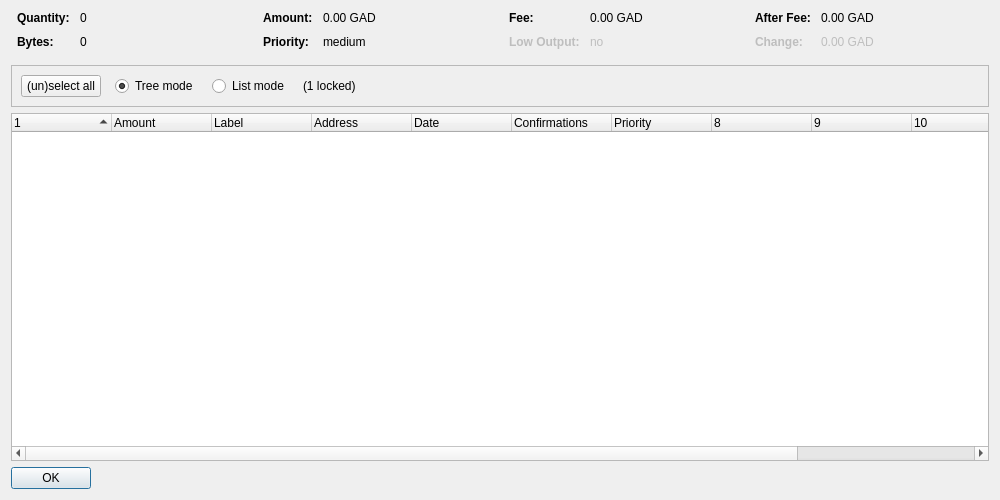
<?xml version="1.0" encoding="UTF-8"?>
<ui version="4.0">
 <class>CoinControlDialog</class>
 <widget class="QDialog" name="CoinControlDialog">
  <property name="geometry">
   <rect>
    <x>0</x>
    <y>0</y>
    <width>1000</width>
    <height>500</height>
   </rect>
  </property>
  <property name="windowTitle">
   <string>Coin Control Address Selection</string>
  </property>
  <layout class="QVBoxLayout" name="verticalLayout">
   <item>
    <layout class="QHBoxLayout" name="horizontalLayoutTop" stretch="0,0,0,0">
     <property name="topMargin">
      <number>0</number>
     </property>
     <property name="bottomMargin">
      <number>10</number>
     </property>
     <item>
      <layout class="QFormLayout" name="formLayoutCoinControl1">
       <property name="horizontalSpacing">
        <number>10</number>
       </property>
       <property name="verticalSpacing">
        <number>10</number>
       </property>
       <property name="leftMargin">
        <number>6</number>
       </property>
       <property name="rightMargin">
        <number>6</number>
       </property>
       <item row="0" column="0">
        <widget class="QLabel" name="labelCoinControlQuantityText">
         <property name="font">
          <font>
           <weight>75</weight>
           <bold>true</bold>
          </font>
         </property>
         <property name="text">
          <string>Quantity:</string>
         </property>
        </widget>
       </item>
       <item row="0" column="1">
        <widget class="QLabel" name="labelCoinControlQuantity">
         <property name="cursor">
          <cursorShape>IBeamCursor</cursorShape>
         </property>
         <property name="contextMenuPolicy">
          <enum>Qt::ActionsContextMenu</enum>
         </property>
         <property name="text">
          <string notr="true">0</string>
         </property>
         <property name="textInteractionFlags">
          <set>Qt::LinksAccessibleByMouse|Qt::TextSelectableByKeyboard|Qt::TextSelectableByMouse</set>
         </property>
        </widget>
       </item>
       <item row="1" column="0">
        <widget class="QLabel" name="labelCoinControlBytesText">
         <property name="font">
          <font>
           <weight>75</weight>
           <bold>true</bold>
          </font>
         </property>
         <property name="text">
          <string>Bytes:</string>
         </property>
        </widget>
       </item>
       <item row="1" column="1">
        <widget class="QLabel" name="labelCoinControlBytes">
         <property name="cursor">
          <cursorShape>IBeamCursor</cursorShape>
         </property>
         <property name="contextMenuPolicy">
          <enum>Qt::ActionsContextMenu</enum>
         </property>
         <property name="text">
          <string notr="true">0</string>
         </property>
         <property name="textInteractionFlags">
          <set>Qt::LinksAccessibleByMouse|Qt::TextSelectableByKeyboard|Qt::TextSelectableByMouse</set>
         </property>
        </widget>
       </item>
      </layout>
     </item>
     <item>
      <layout class="QFormLayout" name="formLayoutCoinControl2">
       <property name="horizontalSpacing">
        <number>10</number>
       </property>
       <property name="verticalSpacing">
        <number>10</number>
       </property>
       <property name="leftMargin">
        <number>6</number>
       </property>
       <property name="rightMargin">
        <number>6</number>
       </property>
       <item row="0" column="0">
        <widget class="QLabel" name="labelCoinControlAmountText">
         <property name="font">
          <font>
           <weight>75</weight>
           <bold>true</bold>
          </font>
         </property>
         <property name="text">
          <string>Amount:</string>
         </property>
        </widget>
       </item>
       <item row="0" column="1">
        <widget class="QLabel" name="labelCoinControlAmount">
         <property name="cursor">
          <cursorShape>IBeamCursor</cursorShape>
         </property>
         <property name="contextMenuPolicy">
          <enum>Qt::ActionsContextMenu</enum>
         </property>
         <property name="text">
          <string notr="true">0.00 GAD</string>
         </property>
         <property name="textInteractionFlags">
          <set>Qt::LinksAccessibleByMouse|Qt::TextSelectableByKeyboard|Qt::TextSelectableByMouse</set>
         </property>
        </widget>
       </item>
       <item row="1" column="0">
        <widget class="QLabel" name="labelCoinControlPriorityText">
         <property name="font">
          <font>
           <weight>75</weight>
           <bold>true</bold>
          </font>
         </property>
         <property name="text">
          <string>Priority:</string>
         </property>
        </widget>
       </item>
       <item row="1" column="1">
        <widget class="QLabel" name="labelCoinControlPriority">
         <property name="cursor">
          <cursorShape>IBeamCursor</cursorShape>
         </property>
         <property name="contextMenuPolicy">
          <enum>Qt::ActionsContextMenu</enum>
         </property>
         <property name="text">
          <string notr="true">medium</string>
         </property>
         <property name="textInteractionFlags">
          <set>Qt::LinksAccessibleByMouse|Qt::TextSelectableByKeyboard|Qt::TextSelectableByMouse</set>
         </property>
        </widget>
       </item>
      </layout>
     </item>
     <item>
      <layout class="QFormLayout" name="formLayoutCoinControl3">
       <property name="horizontalSpacing">
        <number>10</number>
       </property>
       <property name="verticalSpacing">
        <number>10</number>
       </property>
       <property name="leftMargin">
        <number>6</number>
       </property>
       <property name="rightMargin">
        <number>6</number>
       </property>
       <item row="0" column="0">
        <widget class="QLabel" name="labelCoinControlFeeText">
         <property name="font">
          <font>
           <weight>75</weight>
           <bold>true</bold>
          </font>
         </property>
         <property name="text">
          <string>Fee:</string>
         </property>
        </widget>
       </item>
       <item row="0" column="1">
        <widget class="QLabel" name="labelCoinControlFee">
         <property name="cursor">
          <cursorShape>IBeamCursor</cursorShape>
         </property>
         <property name="contextMenuPolicy">
          <enum>Qt::ActionsContextMenu</enum>
         </property>
         <property name="text">
          <string notr="true">0.00 GAD</string>
         </property>
         <property name="textInteractionFlags">
          <set>Qt::LinksAccessibleByMouse|Qt::TextSelectableByKeyboard|Qt::TextSelectableByMouse</set>
         </property>
        </widget>
       </item>
       <item row="1" column="0">
        <widget class="QLabel" name="labelCoinControlLowOutputText">
         <property name="enabled">
          <bool>false</bool>
         </property>
         <property name="font">
          <font>
           <weight>75</weight>
           <bold>true</bold>
          </font>
         </property>
         <property name="text">
          <string>Low Output:</string>
         </property>
        </widget>
       </item>
       <item row="1" column="1">
        <widget class="QLabel" name="labelCoinControlLowOutput">
         <property name="enabled">
          <bool>false</bool>
         </property>
         <property name="cursor">
          <cursorShape>IBeamCursor</cursorShape>
         </property>
         <property name="contextMenuPolicy">
          <enum>Qt::ActionsContextMenu</enum>
         </property>
         <property name="text">
          <string notr="true">no</string>
         </property>
         <property name="textInteractionFlags">
          <set>Qt::LinksAccessibleByMouse|Qt::TextSelectableByKeyboard|Qt::TextSelectableByMouse</set>
         </property>
        </widget>
       </item>
      </layout>
     </item>
     <item>
      <layout class="QFormLayout" name="formLayoutCoinControl4">
       <property name="horizontalSpacing">
        <number>10</number>
       </property>
       <property name="verticalSpacing">
        <number>10</number>
       </property>
       <property name="leftMargin">
        <number>6</number>
       </property>
       <property name="rightMargin">
        <number>6</number>
       </property>
       <item row="0" column="0">
        <widget class="QLabel" name="labelCoinControlAfterFeeText">
         <property name="font">
          <font>
           <weight>75</weight>
           <bold>true</bold>
          </font>
         </property>
         <property name="text">
          <string>After Fee:</string>
         </property>
        </widget>
       </item>
       <item row="0" column="1">
        <widget class="QLabel" name="labelCoinControlAfterFee">
         <property name="cursor">
          <cursorShape>IBeamCursor</cursorShape>
         </property>
         <property name="contextMenuPolicy">
          <enum>Qt::ActionsContextMenu</enum>
         </property>
         <property name="text">
          <string notr="true">0.00 GAD</string>
         </property>
         <property name="textInteractionFlags">
          <set>Qt::LinksAccessibleByMouse|Qt::TextSelectableByKeyboard|Qt::TextSelectableByMouse</set>
         </property>
        </widget>
       </item>
       <item row="1" column="0">
        <widget class="QLabel" name="labelCoinControlChangeText">
         <property name="enabled">
          <bool>false</bool>
         </property>
         <property name="font">
          <font>
           <weight>75</weight>
           <bold>true</bold>
          </font>
         </property>
         <property name="text">
          <string>Change:</string>
         </property>
        </widget>
       </item>
       <item row="1" column="1">
        <widget class="QLabel" name="labelCoinControlChange">
         <property name="enabled">
          <bool>false</bool>
         </property>
         <property name="cursor">
          <cursorShape>IBeamCursor</cursorShape>
         </property>
         <property name="contextMenuPolicy">
          <enum>Qt::ActionsContextMenu</enum>
         </property>
         <property name="text">
          <string notr="true">0.00 GAD</string>
         </property>
         <property name="textInteractionFlags">
          <set>Qt::LinksAccessibleByMouse|Qt::TextSelectableByKeyboard|Qt::TextSelectableByMouse</set>
         </property>
        </widget>
       </item>
      </layout>
     </item>
    </layout>
   </item>
   <item>
    <widget class="QFrame" name="frame">
     <property name="minimumSize">
      <size>
       <width>0</width>
       <height>40</height>
      </size>
     </property>
     <property name="frameShape">
      <enum>QFrame::StyledPanel</enum>
     </property>
     <property name="frameShadow">
      <enum>QFrame::Sunken</enum>
     </property>
     <layout class="QHBoxLayout" name="horizontalLayout">
      <item>
       <layout class="QHBoxLayout" name="horizontalLayoutPanel" stretch="0,0,0,0,0">
        <property name="spacing">
         <number>14</number>
        </property>
        <item>
         <widget class="QPushButton" name="pushButtonSelectAll">
          <property name="sizePolicy">
           <sizepolicy hsizetype="Maximum" vsizetype="Fixed">
            <horstretch>0</horstretch>
            <verstretch>0</verstretch>
           </sizepolicy>
          </property>
          <property name="text">
           <string>(un)select all</string>
          </property>
         </widget>
        </item>
        <item>
         <widget class="QRadioButton" name="radioTreeMode">
          <property name="sizePolicy">
           <sizepolicy hsizetype="Maximum" vsizetype="Fixed">
            <horstretch>0</horstretch>
            <verstretch>0</verstretch>
           </sizepolicy>
          </property>
          <property name="text">
           <string>Tree mode</string>
          </property>
          <property name="checked">
           <bool>true</bool>
          </property>
         </widget>
        </item>
        <item>
         <widget class="QRadioButton" name="radioListMode">
          <property name="sizePolicy">
           <sizepolicy hsizetype="Maximum" vsizetype="Fixed">
            <horstretch>0</horstretch>
            <verstretch>0</verstretch>
           </sizepolicy>
          </property>
          <property name="text">
           <string>List mode</string>
          </property>
         </widget>
        </item>
        <item>
         <widget class="QLabel" name="labelLocked">
          <property name="text">
           <string notr="true">(1 locked)</string>
          </property>
         </widget>
        </item>
        <item>
         <spacer name="horizontalSpacer">
          <property name="orientation">
           <enum>Qt::Horizontal</enum>
          </property>
          <property name="sizeHint" stdset="0">
           <size>
            <width>40</width>
            <height>20</height>
           </size>
          </property>
         </spacer>
        </item>
       </layout>
      </item>
     </layout>
    </widget>
   </item>
   <item>
    <widget class="CoinControlTreeWidget" name="treeWidget">
     <property name="contextMenuPolicy">
      <enum>Qt::CustomContextMenu</enum>
     </property>
     <property name="sortingEnabled">
      <bool>false</bool>
     </property>
     <property name="columnCount">
      <number>12</number>
     </property>
     <attribute name="headerShowSortIndicator" stdset="0">
      <bool>true</bool>
     </attribute>
     <attribute name="headerStretchLastSection">
      <bool>false</bool>
     </attribute>
     <column>
      <property name="text">
       <string/>
      </property>
     </column>
     <column>
      <property name="text">
       <string>Amount</string>
      </property>
     </column>
     <column>
      <property name="text">
       <string notr="true">Label</string>
      </property>
     </column>
     <column>
      <property name="text">
       <string>Address</string>
      </property>
     </column>
     <column>
      <property name="text">
       <string>Date</string>
      </property>
     </column>
     <column>
      <property name="text">
       <string>Confirmations</string>
      </property>
      <property name="toolTip">
       <string>Confirmed</string>
      </property>
     </column>
     <column>
      <property name="text">
       <string>Priority</string>
      </property>
     </column>
     <column>
      <property name="text">
       <string/>
      </property>
     </column>
     <column>
      <property name="text">
       <string/>
      </property>
     </column>
     <column>
      <property name="text">
       <string/>
      </property>
     </column>
     <column>
      <property name="text">
       <string/>
      </property>
     </column>
     <column>
      <property name="text">
       <string/>
      </property>
     </column>
    </widget>
   </item>
   <item>
    <widget class="QDialogButtonBox" name="buttonBox">
     <property name="sizePolicy">
      <sizepolicy hsizetype="Maximum" vsizetype="Fixed">
       <horstretch>0</horstretch>
       <verstretch>0</verstretch>
      </sizepolicy>
     </property>
     <property name="orientation">
      <enum>Qt::Horizontal</enum>
     </property>
     <property name="standardButtons">
      <set>QDialogButtonBox::Ok</set>
     </property>
    </widget>
   </item>
  </layout>
 </widget>
 <customwidgets>
  <customwidget>
   <class>CoinControlTreeWidget</class>
   <extends>QTreeWidget</extends>
   <header>coincontroltreewidget.h</header>
  </customwidget>
 </customwidgets>
 <resources/>
 <connections/>
</ui>
